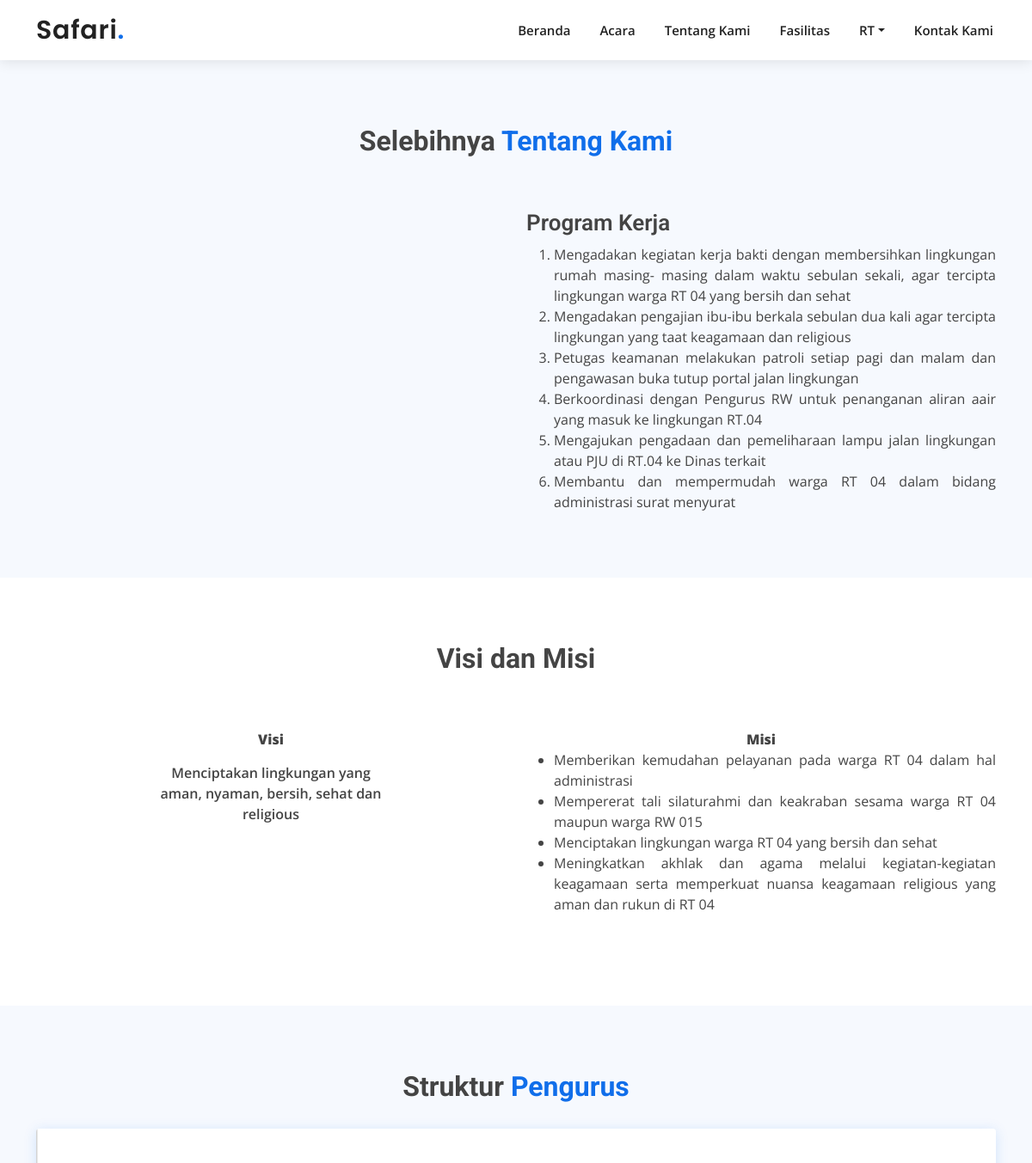
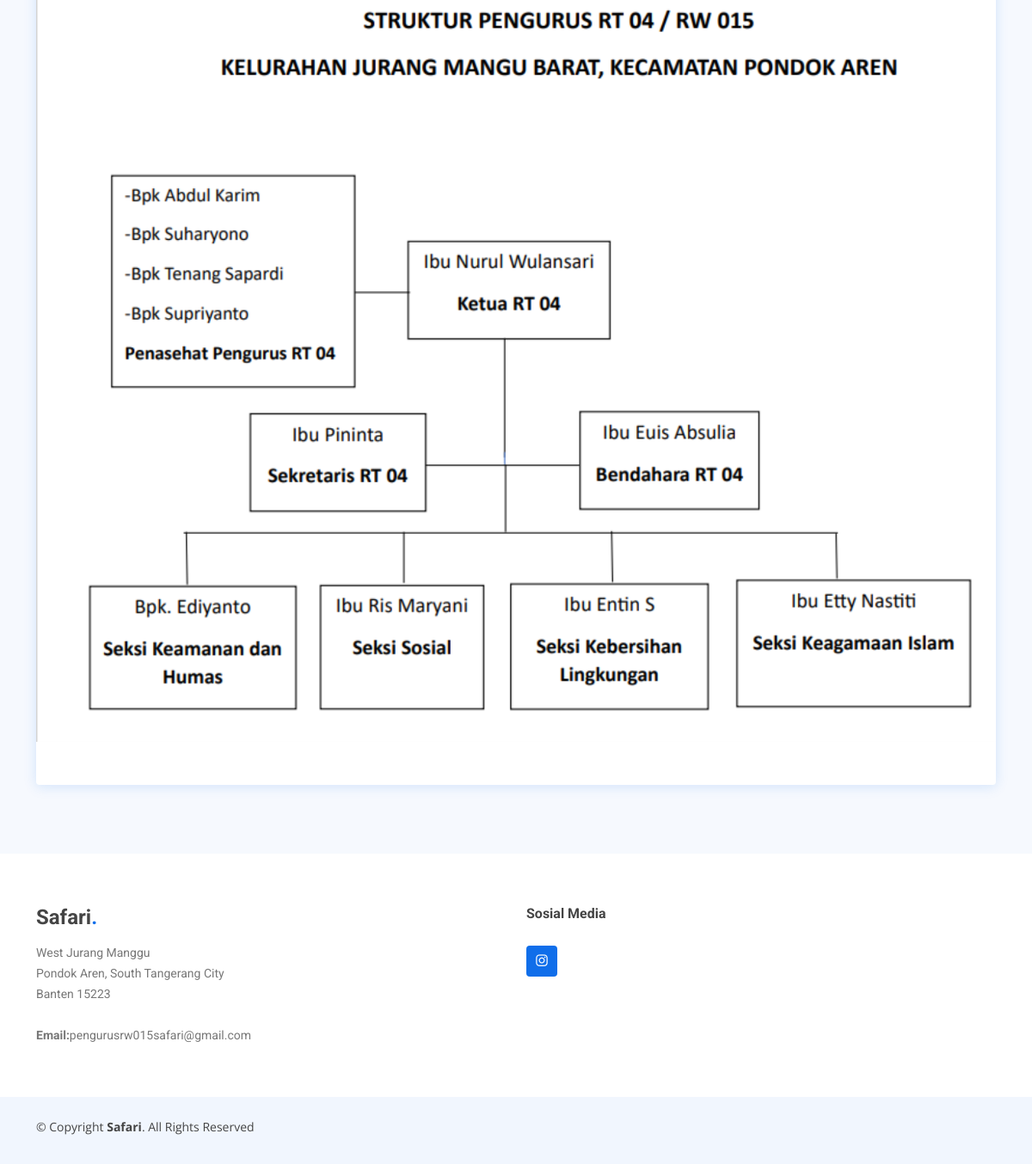
/RT4/, run on the app's committed database (2 pictures, top to bottom).
### Websitert/models.py (models this page shows, shortened)
class rt4(models.Model):
    about = models.ImageField(upload_to='images/', blank=True, null=True, default='')
    text = HTMLField(blank=True, null=True)
    title = models.CharField(max_length=50, blank=True, null=True)
    judul = models.CharField(max_length=50, blank=True, null=True, default='')
    contentkanan = HTMLField(verbose_name='Content Kiri', blank=True, null=True)
    contentkiri = HTMLField(verbose_name='Content Kanan', blank=True, null=True)
    image = models.ImageField(upload_to='images/', blank=True, null=True, default='')
    class Meta:
        verbose_name_plural = "RT  4"
        ordering = ['title']

### Websitert/views.py (the view)
# urls.py: path('RT4/', views.empat, name='rt4'),
def empat(request):
    RT = rt4.objects.all()
    context = {
        'RT': RT,
    }
    return render(request, 'rt4.html', context)

### templates/rt4.html (shortened to what this page needs)
{% extends 'base.html' %}
{% load static %}
{% block content %}
{% for a in RT %}
<section id="about" class="about section-bg">
  <div class="container">
    <div class="section-title" data-aos="fade-up">
      <h3>Selebihnya <span>Tentang Kami</span></h3>
    </div>
    <div class="row">
      <div class="col-lg-6" data-aos="fade-right" data-aos-delay="100">
      </div>
      <div class="col-lg-6 pt-4 pt-lg-0 content d-flex flex-column justify-content-center" data-aos="fade-up"
        data-aos-delay="100">
        <p class="fst-italic">
          {{a.text | safe }}
        </p>
      </div>
    </div>
  </div>
</section>
<section id="visi-misi" class="visi-misi">
  <div class="container" data-aos="fade-up">
    {% for a in RT %}
    <div class="section-title" data-aos="fade-up">
      {% if a.judul %}
      <h3>{{a.judul}}</h3>
      {% endif %}
      <br>
      <br>
      <div class="row">
        <div class="col-lg-6" data-aos="fade-right" data-aos-delay="100">
          <p class="fst-italic">
            {{a.contentkanan|safe}}
          </p>
        </div>
        <div class="col-lg-6" data-aos=" fade-up" data-aos-delay="100">
          <p class="fst-italic">
            {{a.contentkiri|safe}}
          </p>
        </div>
      </div>
      {% endfor %}
    </div>
  </div>
</section>
<section id="team" class="team section-bg">
  <div class="container" data-aos="fade-up">
    <div class="section-title">
      <h3>Struktur <span>Pengurus</span></h3>
    </div>
    <div class="row">
      <div class="d-flex align-items-center" data-aos="fade-up" data-aos-delay="100">
        <div class="member">
          <div class="member-img">
            {% if a.image %}
            <img src="{{ a.image.url }}" class="img-fluid" alt="">
            {% endif %}
          </div>
          <div class="member-info">
          </div>
        </div>
      </div>
    </div>
  </div>
</section>
{% endfor %}
{% endblock %}

### static/assets/css/style.css (style rules this page uses)
body { font-family: "Open Sans", sans-serif; color: #444444; }
h1, h2, h3, h4, h5, h6 { font-family: "Roboto", sans-serif; }
.scrolled-offset { margin-top: 70px; }
section { padding: 60px 0; overflow: hidden; }
.section-bg { background-color: #f6f9fe; }
.section-title { text-align: center; padding-bottom: 30px; }
.section-title h3 { margin: 15px 0 0 0; font-size: 32px; font-weight: 700; }
.section-title h3 span { color: #106eea; }
.section-title p { margin: 15px auto 0 auto; font-weight: 600; }
@media (min-width: 1024px) { .section-title p { width: 50%; } }
.about .content h3 { font-weight: 600; font-size: 26px; }
.team { padding: 60px 0; }
.team .member { margin-bottom: 20px; overflow: hidden; border-radius: 4px; background: #fff; box-shadow: 0px 2px 15px rgba(16, 110, 234, 0.15); }
.team .member .member-img { position: relative; overflow: hidden; }
.team .member .member-info { padding: 25px 15px; }

### data on the page
rt4: text "Program Kerja Mengadakan kegiatan kerja bakti dengan membersihkan lingkungan rumah masing- masing dalam waktu sebulan sekali, agar tercipta lingkungan warga RT 04 yang bersih dan sehat Mengadakan pengajian ibu-ibu berkala sebulan dua kali agar tercipta lingkungan yang taat keagamaan dan religious Petugas keamanan melakukan patroli setiap pagi dan malam dan pengawasan buka tutup portal jalan lingkungan Berkoordinasi dengan Pengurus RW untuk penanganan aliran aair yang masuk ke lingkungan RT.04 Mengajukan pengadaan dan pemeliharaan lampu jalan lingkungan atau PJU di RT.04 ke Dinas terkait Membantu dan mempermudah warga RT 04 dalam bidang administrasi surat menyurat", judul "Visi dan Misi", contentkanan "Visi Menciptakan lingkungan yang aman, nyaman, bersih, sehat dan religious", contentkiri "Misi Memberikan kemudahan pelayanan pada warga RT 04 dalam hal administrasi Mempererat tali silaturahmi dan keakraban sesama warga RT 04 maupun warga RW 015 Menciptakan lingkungan warga RT 04 yang bersih dan sehat Meningkatkan akhlak dan agama melalui kegiatan-kegiatan keagamaan serta memperkuat nuansa keagamaan religious yang aman dan rukun di RT 04", image (picture)
